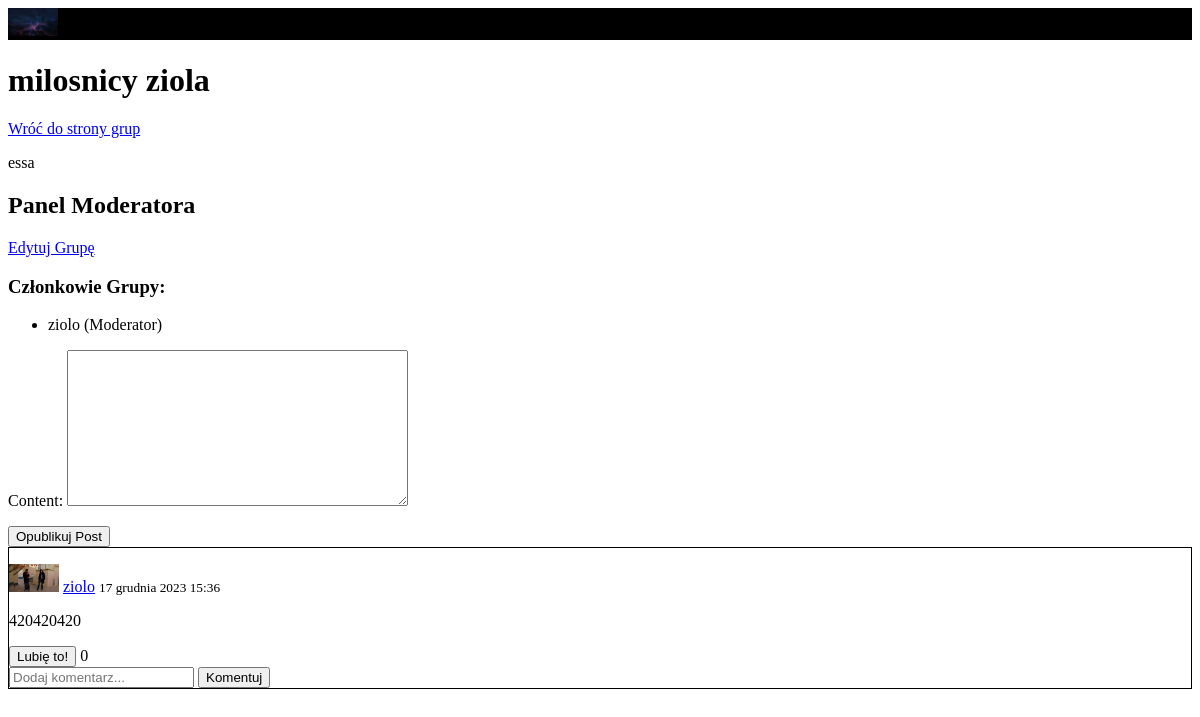
Screenshot of /groups/milosnicy-ziola/ (signed in) with the database file from the repository.
### group_management/models.py (models this page shows, shortened)
class Group(models.Model):
    name = models.CharField(max_length=100)
    slug = models.SlugField(unique=True, blank=True)
    description = models.TextField()
    profile_image = models.ImageField(upload_to='group_images/', blank=True, null=True)
    members = models.ManyToManyField(User, related_name='user_groups')
    moderators = models.ManyToManyField(User, related_name='moderated_groups', blank=True)

### post_management/models.py (models this page shows, shortened)
class Post(models.Model):
    objects = None
    author = models.ForeignKey(User, on_delete=models.CASCADE)
    content = models.TextField()
    created_at = models.DateTimeField(auto_now_add=True)
    likes = models.ManyToManyField(User, related_name='liked_posts', blank=True)
    group = models.ForeignKey(Group, on_delete=models.CASCADE, null=True, blank=True)

### user_management/models.py (models this page shows)
class Profile(models.Model):
    user = models.OneToOneField(User, on_delete=models.CASCADE)
    bio = models.TextField(max_length=500, blank=True)
    profile_image = models.ImageField(upload_to='profile_images/', default='default.png', blank=True, null=True)

### group_management/views.py (the view, shortened to what this page needs)
# urls.py: path('<slug:group_slug>/', views.group_detail, name='group_detail'),
@login_required
def group_detail(request, group_slug):
    group = get_object_or_404(Group, slug=group_slug)
    user_is_member = request.user in group.members.all()
    user_is_moderator = request.user in group.moderators.all()
    post_form = GroupPostForm() if user_is_member else None
    posts = Post.objects.filter(group=group).order_by('-created_at') if user_is_member else []
    members = group.members.all() if user_is_moderator else None
    return render(request, 'group_management/group_detail.html', {
        'group': group,
        'post_form': post_form,
        'posts': posts,
        'user_is_member': user_is_member,
        'user_is_moderator': user_is_moderator,
        'members': members
    })

### post_management/forms.py
class GroupPostForm(forms.ModelForm):
    class Meta:
        model = Post
        fields = ['content']

### group_management/templates/group_management/group_detail.html (shortened to what this page needs)
<!doctype html>
<html lang="en">
<head>
    {% load static %}
    <link rel="stylesheet" href="{% static 'css/group_detail.css' %}">
</head>
<body data-like-post-url="{% url 'post_management:like_post' %}" data-csrf-token="{{ csrf_token }}">
<div class="group-profile-image-container">
    {% if group.profile_image %}
        <img src="{{ group.profile_image.url }}" alt="Zdjęcie Profilowe Grupy {{ group.name }}">
    {% endif %}
</div>
<h1>{{ group.name }}</h1>
<p><a href="{% url 'group_management:groups' %}">Wróć do strony grup</a></p>
<p>{{ group.description }}</p>
{% if user_is_moderator %}
    <div class="moderator-panel">
        <h2>Panel Moderatora</h2>
        <a href="{% url 'group_management:edit_group' group.slug %}">Edytuj Grupę</a>
        <h3>Członkowie Grupy:</h3>
        <ul>
            {% for member in members %}
                <li>
                    {{ member.username }}
                    {% if member in group.moderators.all %}
                        (Moderator)
                    {% else %}
                        <form method="post" action="">
                            {% csrf_token %}
                            <input type="hidden" name="member_id" value="{{ member.id }}">
                            <button type="submit" name="promote_member" onclick="return confirm('Czy na pewno chcesz awansować tego użytkownika na moderatora?');">Awansuj na moderatora</button>
                        </form>
                    {% endif %}
                </li>
            {% endfor %}
        </ul>
    </div>
{% endif %}
{% if user_is_member %}
    <form method="post" action="{% url 'post_management:create_group_post' group.slug %}">
    {{ post_form.as_p }}
    <button type="submit">Opublikuj Post</button>
</form>
{% else %}
    <form method="post" action="">
        {% csrf_token %}
        <button type="submit" name="join_group">Dołącz do Grupy</button>
    </form>
    <p>Musisz być członkiem grupy, aby publikować posty.</p>
{% endif %}
{% for post in posts %}
    <div class="post">
        <p>
            {% if post.author.profile.profile_image %}
                <img src="{{ post.author.profile.profile_image.url }}" alt="Zdjęcie profilowe {{ post.author.username }}" class="profile-thumbnail">
            {% endif %}
            <a href="{% url 'user_management:profile' post.author.username %}">{{ post.author }}</a> <small>{{ post.created_at }}</small>
        </p>
        <p>{{ post.content }}</p>
        <button id="like-button-{{ post.id }}" type="button" onclick="likePost({{ post.id }});">Lubię to!</button>
        <span id="like-count-{{ post.id }}">{{ post.likes.count }}</span>
        <form action="{% url 'post_management:add_comment_to_post' post.id %}" method="post">
        <input type="text" name="content" placeholder="Dodaj komentarz...">
        <button type="submit">Komentuj</button>
    </form>
    </div>
{% empty %}
    <p>Brak postów do wyświetlenia.</p>
{% endfor %}
{% load static %}
</body>
</html>

### group_management/static/css/group_detail.css (style rules this page uses)
.post { border: 1px solid black; }
.group-profile-image-container { background-color: black; }
img { max-height: 50px; max-width: 50px; }

### rows the page displays
Group: profile_image (picture), name "milosnicy ziola", description "essa"
Post: author.profile.profile_image (picture), author "ziolo", created_at "17 grudnia 2023 15:36", content "420420420", likes.count "0"

### other values shown
{{ member.username }} "ziolo"
